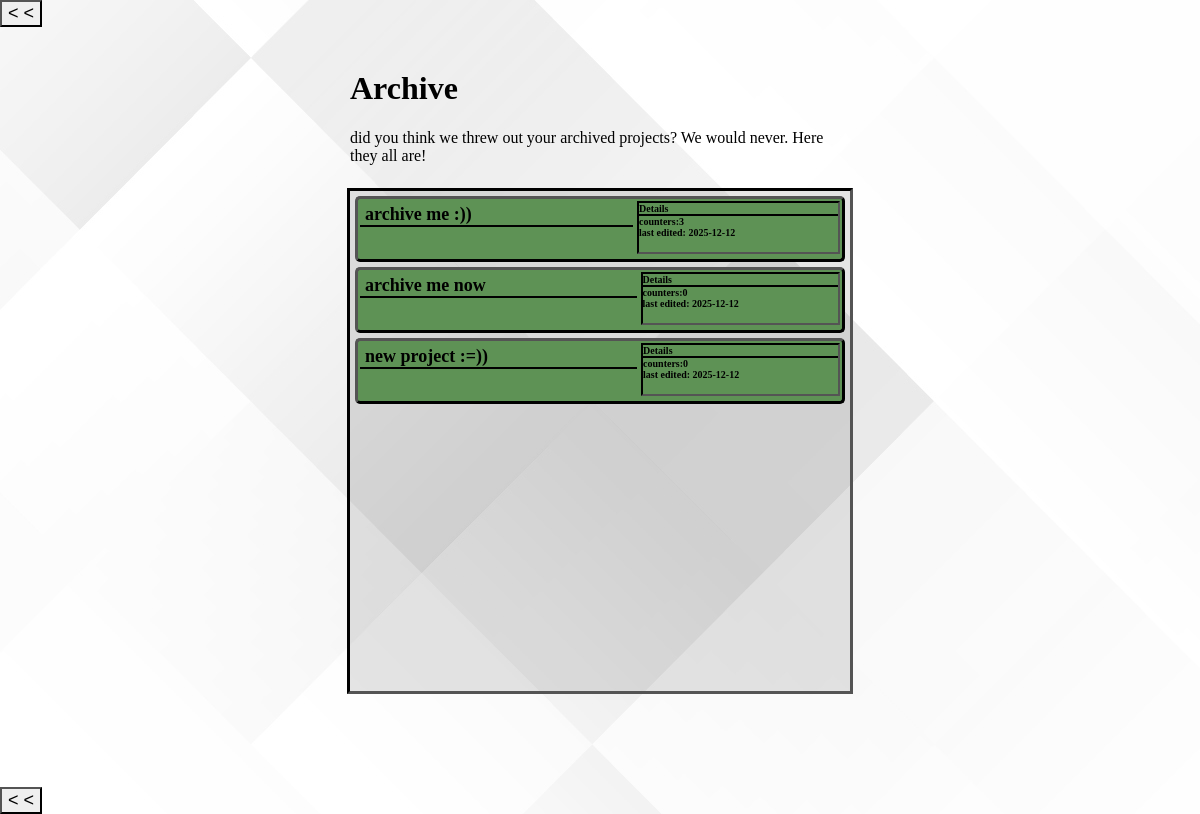
The app's page /archive (signed in) with its own data.
### pythonFiles/project.py (models this page shows, shortened)
class Project(db.Model):
    __tablename__ = "project"
    id: Mapped[int] = mapped_column(primary_key=True, init=False) #maybe init=false
    user_id: Mapped[int] = mapped_column(ForeignKey("user.id"), init=False)
    user: Mapped[pythonFiles.user.User] = relationship()
    date: Mapped[date] = mapped_column() #how do this
    title: Mapped[str] = mapped_column(default="New Project")
    archived: Mapped[bool] = mapped_column(default=False)
    counters: Mapped[list[Counter] | None] = relationship(default_factory=list) #relationship is magic, this one connects a table of counters to a project
    hookSize: Mapped[str | None] = mapped_column(default=None)
    yarn: Mapped[str | None] = mapped_column(default=None)
    pattern: Mapped[str | None] = mapped_column(default=None)
    palette: Mapped[list[Palette]] = relationship(secondary=project_to_palette_table,
                                                  default_factory=list)

### views.py (the view)
@app.route('/archive', methods=['POST', 'GET'])
@login_required
def archive():
    return render_template("archive.html",
                           projects = db.session.scalars(select(Project).where(Project.user == current_user)).all() )

### pythonFiles/login.py (called while the page is built)
@login_manager.user_loader
def load_user(user_id):
    return user.User.get_by_id(user_id)

### pythonFiles/user.py (called while the page is built)
    @staticmethod
    def get_by_id(user_id: int) -> User | None:
        return db.session.get(User, user_id)

### templates/archive.html (shortened to what this page needs)
<!DOCTYPE html>
<html>
    <head>
         <link rel="stylesheet" href="/static/CSS/navBarFall.css">
         <link rel="stylesheet" href="/static/CSS/defaultMainPage.css">
         <link rel="stylesheet" href="/static/CSS/defaultNavBar.css">
         <link rel="stylesheet" href="/static/CSS/archive.css">
    </head>
    <body alt="Archive. A square in the middle of the screen
                which contains old projects and their details.
                There's a button at the top left to open the
                side navigation bar.">
        <button aria-label="Close Sidebar" class="openNav" onclick="openNav()">&#60; &#60;</button>
        <div id="main">
            <div class="containText">
                <h1>
                    Archive
                </h1>
                <p>
                    did you think we threw out your archived
                    projects? We would never. Here they all are!
                </p>
            </div>
            <div class="containProjects">
                {% for project in projects %}
                    {% if project.archived == True %}
                    <a class="project" href="{{ url_for('project', projectID = project.id) }}">
                        <div class="split1">
                            <h3 class="navHeading" >
                                {{ project.title }}
                            </h3>
                        </div>
                        <div class="split2" >
                            <p class="details">
                                Details
                            </p>
                            <p>
                                counters:{{ project.counters|count }}
                            </p>
                            <p>
                                last edited: {{ project.date }}
                            </p>
                        </div>
                    </a>
                    {% endif %}
                {% endfor %}
            </div>
        </div>
    <button aria-label="Close Sidebar" class="openNav" onclick="openNav()">&#60; &#60;</button>
    </body>
</html>

### static/CSS/navBarFall.css (style rules this page uses)
.navHeading { border-bottom-color: black; }
.split2 { border-color: black; }
.details { border-bottom-color: black; }

### static/CSS/defaultMainPage.css (style rules this page uses)
body { padding: 0; }
#main { height: 90vh; max-height: 100vh; max-width: 100vw; padding-top: 1%; padding-left: 2%; padding-bottom: 2%; padding-right: 2%; overflow-y: hidden; overflow-x: hidden; display: flex; flex-direction: column; }
#main div { margin-top: 2px; margin-left: 2px; margin-right: 2px; margin-bottom: 5px; }
.openNav { border-bottom-width: 2px; border-bottom-style: outset; font-size: 18px; }
a { text-decoration: none; }

### static/CSS/defaultNavBar.css (style rules this page uses)
.openNav { border-bottom-width: 2px; border-bottom-style: outset; font-size: 18px; }
html, body { height: 100%; overflow-y: hidden; margin: 0; }
#main { transition: margin-left .5s; padding: 20px; overflow: scroll; }
.navHeading { border-bottom-width: 2px; border-bottom-style: solid; font-size: 18px; padding-left: 5px; padding-top: 3px; padding-right: 0px; margin: 0; }
.split1 { display: inline-block; margin: 4px; flex-grow: 3; }
.split2 { display: flex; flex-direction: column; border-width: 2px; border-style: inset; margin: 2px; width: 30%; flex-grow: 1; }
.split2 p { margin: 0px; font-size: 10px; font-weight: 600; }
.details { border-bottom-width: 2px; border-bottom-style: outset; }

### static/CSS/archive.css (style rules this page uses)
body { background-image: url("/static/IMG/abstractBG.jpg"); }
.containText { width: 500px; align-self: center; }
.containProjects { border: 3px inset rgb(0, 0, 0); height: 500px; width: 500px; align-self: center; overflow-y: auto; background-color: rgba(0, 0, 0, 0.1); }
.project { border: 3px outset black; display: flex; flex-direction: row; margin: 5px; border-radius: 5px; height: 60px; background-color: #5e9255; color: black; }
.split1 { margin: 4px; flex-grow: 3; }
.split2 { display: flex; flex-direction: column; border-width: 2px; border-style: inset; margin: 2px; flex-grow: 1; }
.split2 p { margin: 0px; font-size: 10px; font-weight: 600; }
.details { border-bottom-width: 2px; border-bottom-style: outset; }

### records on screen
Project: title "archive me :))", counters|count "3", date "2025-12-12"
Project: title "archive me now", counters|count "0", date "2025-12-12"
Project: title "new project :=))", counters|count "0", date "2025-12-12"
